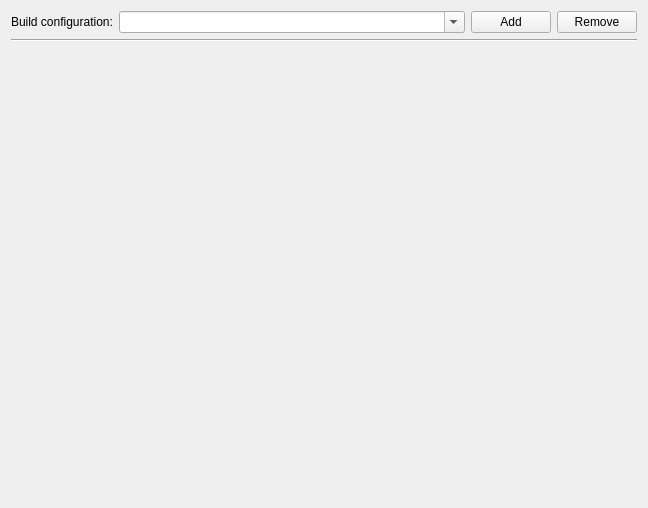
<?xml version="1.0" encoding="UTF-8"?>
<ui version="4.0">
 <class>CustomBuildSystemConfigWidget</class>
 <widget class="QWidget" name="CustomBuildSystemConfigWidget">
  <property name="geometry">
   <rect>
    <x>0</x>
    <y>0</y>
    <width>648</width>
    <height>508</height>
   </rect>
  </property>
  <layout class="QVBoxLayout" name="verticalLayout">
   <item>
    <layout class="QHBoxLayout" name="horizontalLayout">
     <item>
      <widget class="QLabel" name="label">
       <property name="text">
        <string>Build configuration:</string>
       </property>
      </widget>
     </item>
     <item>
      <widget class="QComboBox" name="currentConfig">
       <property name="sizePolicy">
        <sizepolicy hsizetype="Expanding" vsizetype="Fixed">
         <horstretch>0</horstretch>
         <verstretch>0</verstretch>
        </sizepolicy>
       </property>
       <property name="editable">
        <bool>true</bool>
       </property>
       <property name="insertPolicy">
        <enum>QComboBox::NoInsert</enum>
       </property>
      </widget>
     </item>
     <item>
      <widget class="QPushButton" name="addConfig">
       <property name="text">
        <string>Add</string>
       </property>
      </widget>
     </item>
     <item>
      <widget class="QPushButton" name="removeConfig">
       <property name="text">
        <string>Remove</string>
       </property>
      </widget>
     </item>
    </layout>
   </item>
   <item>
    <widget class="Line" name="line">
     <property name="orientation">
      <enum>Qt::Horizontal</enum>
     </property>
    </widget>
   </item>
   <item>
    <widget class="ConfigWidget" name="configWidget" native="true">
     <property name="sizePolicy">
      <sizepolicy hsizetype="Expanding" vsizetype="Expanding">
       <horstretch>0</horstretch>
       <verstretch>0</verstretch>
      </sizepolicy>
     </property>
    </widget>
   </item>
  </layout>
 </widget>
 <customwidgets>
  <customwidget>
   <class>ConfigWidget</class>
   <extends>QWidget</extends>
   <header>configwidget.h</header>
   <container>1</container>
  </customwidget>
 </customwidgets>
 <resources/>
 <connections/>
</ui>
